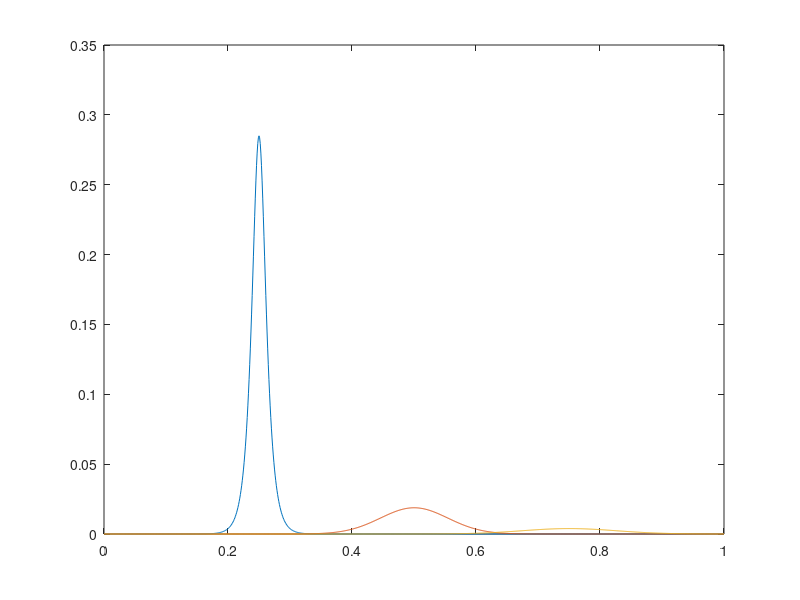
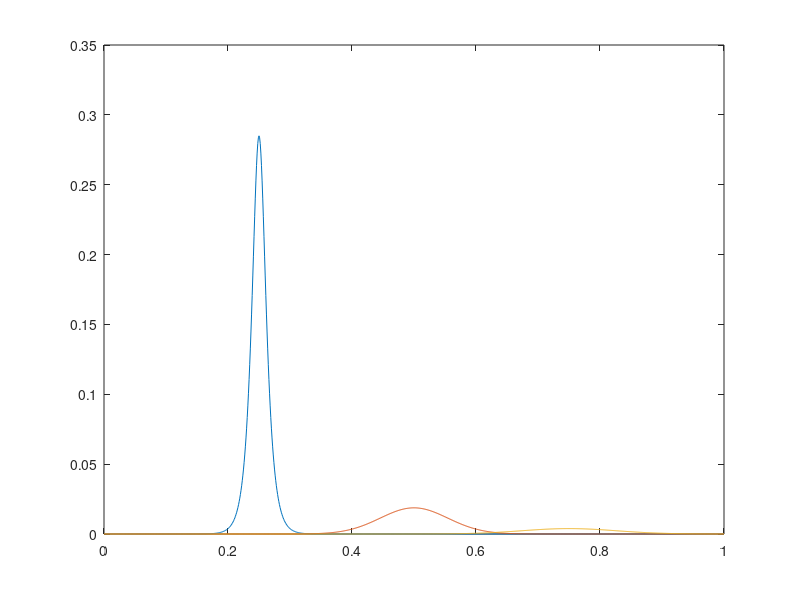
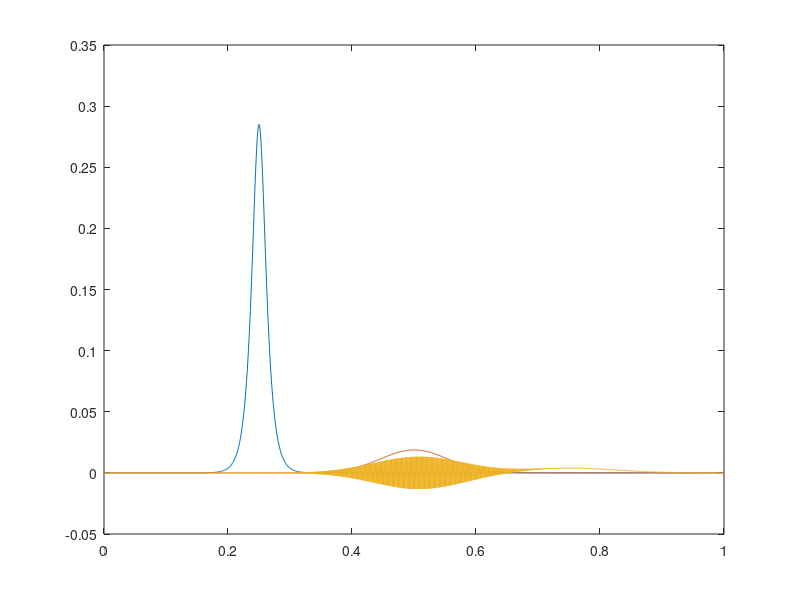

These charts were generated, in order, by the following MATLAB code:
%... The MatMol Group (2016)
%... Stability analysis of the advection-diffusion-reaction 
%... equation using an explicit Euler IVP solver
%... Dz is kept constant and Dt changes
    close all
    clear all

%... General parameters and spatial grid
    dz  = 0.001;
    z   = 0 : dz : 1;
    n   = length(z);
    nu  = 1;
    k   = -5;
    D   = 0.005;
    dtm = 1/(nu/dz+2*D/(dz^2)-k/2);
    th  = 100*(z-.25);
    th1 = 0:.001:2*pi;

%... SOLUTION WITH Dt = Dt_max
%... Initial conditions
    x0       = (0.57)./(exp(th)+exp(-th));
    x0_Dtmax = x0;

%... Time parameters
    dt   = dtm;
    time = 0 : dt : 1;
    sig  = nu*dt/dz;
    beta = D*dt/(dz^2);

%... At time 0.25
    i1 = find(abs(time-.25) <= dt/2);
    x1 = zeros(1,n);
    for i = 2 : i1
        x1(1)     = 0;
        x1(2:n-1) = (sig+beta)*x0(1:n-2)+(1-sig-2*beta+k*dt)*x0(2:n-1)+beta*x0(3:n);
        x1(n)     = 0;
        x0        = x1;
    end
    x1_Dtmax = x1;

%... At time 0.5
    i2 = find(abs(time-.50) <= dt/2);
    x2 = zeros(1,n);
    for i = i1+1 : i2
        x2(1)     = 0;
        x2(2:n-1) = (sig+beta)*x0(1:n-2)+(1-sig-2*beta+k*dt)*x0(2:n-1)+beta*x0(3:n);
        x2(n)     = 0;
        x0        = x2;
    end
    x2_Dtmax = x2;

%... Eigenvalue loci
    vp_Dtmax = k*dt+(sig+2*beta)*(cos(th1)-1)-j*sig*sin(th1);
    revp_Dtmax = real(vp_Dtmax);
    imvp_Dtmax = imag(vp_Dtmax);
    
%... Plot the results
    figure(1)    
    plot(z,[x0_Dtmax;x1_Dtmax;x2_Dtmax])

%... Clear some workspace variables    
    clear x0 x1 x2 beta sig time dt i1 i2 x0_Dtmax x1_Dtmax x2_Dtmax vp_Dtmax revp_Dtmax imvp_Dtmax



%... SOLUTION WITH Dt = 0.1*Dt_max
%... Initial conditions
    x0       = (0.57)./(exp(th)+exp(-th));
    x0_01Dtmax = x0;

%... Time parameters
    dt   = 0.1*dtm;
    time = 0 : dt : 1;
    sig  = nu*dt/dz;
    beta = D*dt/(dz^2);

%... At time 0.25
    i1 = find(abs(time-.25) <= dt/2);
    x1 = zeros(1,n);
    for i = 2 : i1
        x1(1)     = 0;
        x1(2:n-1) = (sig+beta)*x0(1:n-2)+(1-sig-2*beta+k*dt)*x0(2:n-1)+beta*x0(3:n);
        x1(n)     = 0;
        x0        = x1;
    end
    x1_01Dtmax = x1;

%... At time 0.5
    i2 = find(abs(time-.50) <= dt/2);
    x2 = zeros(1,n);
    for i = i1+1 : i2
        x2(1)     = 0;
        x2(2:n-1) = (sig+beta)*x0(1:n-2)+(1-sig-2*beta+k*dt)*x0(2:n-1)+beta*x0(3:n);
        x2(n)     = 0;
        x0        = x2;
    end
    x2_01Dtmax = x2;

%... Eigenvalue loci
    vp_01Dtmax = k*dt+(sig+2*beta)*(cos(th1)-1)-j*sig*sin(th1);
    revp_01Dtmax = real(vp_01Dtmax);
    imvp_01Dtmax = imag(vp_01Dtmax);

%... Plot the results
    figure(2)    
    plot(z,[x0_01Dtmax;x1_01Dtmax;x2_01Dtmax])

%... Clear some workspace variables
    clear x0 x1 x2 beta sig time dt i1 i2 x0_01Dtmax x1_01Dtmax x2_01Dtmax vp_01Dtmax revp_01Dtmax imvp_01Dtmax


%... SOLUTION WITH Dt = 1.0027*Dt_max
%... Initial conditions
    x0         = (0.57)./(exp(th)+exp(-th));
    x0_10027Dtmax = x0;

%... Time parameters
    dt   = 1.0027*dtm;
    time = 0 : dt : 1;
    sig  = nu*dt/dz;
    beta = D*dt/(dz^2);

%... At time 0.25
    i1 = find(abs(time-.25) <= dt/2);
    x1 = zeros(1,n);
    for i = 2 : i1
        x1(1)     = 0;
        x1(2:n-1) = (sig+beta)*x0(1:n-2)+(1-sig-2*beta+k*dt)*x0(2:n-1)+beta*x0(3:n);
        x1(n)     = 0;
        x0        = x1;
    end
    x1_10027Dtmax = x1;

%... At time 0.5
    i2 = find(abs(time-.50) <= dt/2);
    x2 = zeros(1,n);
    for i = i1+1 : i2
        x2(1)     = 0;
        x2(2:n-1) = (sig+beta)*x0(1:n-2)+(1-sig-2*beta+k*dt)*x0(2:n-1)+beta*x0(3:n);
        x2(n)     = 0;
        x0        = x2;
    end
    x2_10027Dtmax = x2;

%... Eigenvalue loci
    vp_10027Dtmax = k*dt+(sig+2*beta)*(cos(th1)-1)-j*sig*sin(th1);
    revp_10027Dtmax = real(vp_10027Dtmax);
    imvp_10027Dtmax = imag(vp_10027Dtmax);
    
%... Plot the results
    figure(3)
    plot(z,[x0_10027Dtmax;x1_10027Dtmax;x2_10027Dtmax])

%... Clear some workspace variables
    clear x0 x1 x2 beta sig time dt dtm i1 i2 x0_10027Dtmax x1_10027Dtmax x2_10027Dtmax vp_10027Dtmax revp_10027Dtmax imvp_10027Dtmax
